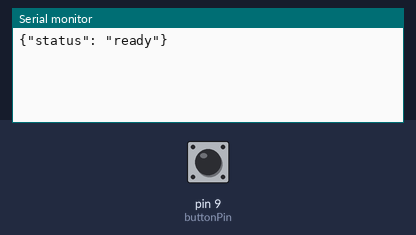
A sketch run on a simulated Arduino Uno, built with avr-gcc and run on an emulated ATmega328P. Shown: the last lines printed to the serial monitor. The test bench sets the inputs (shaded band); at power-on: pin 9 (buttonPin) HIGH.

Above: at 1.2 s.
1.3 s: pin 9 (buttonPin) pulled LOW for 0.15 s
At 1.49 s:
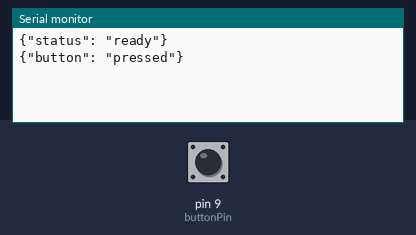
At 2.6 s:
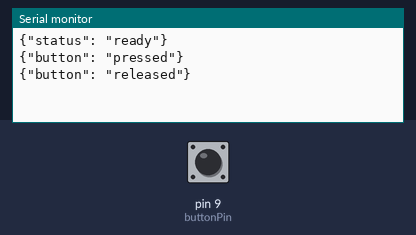

The sketch:

button_controller.ino
```cpp
/*
 * Button Controller for Music-IO
 * Sends button press events via serial
 *
 * Output format: JSON
 * {"button": "pressed"} or {"button": "released"}
 *
 * Upload to Arduino on COM7
 */

const int buttonPin = 9;  // Joystick SW connected to pin 9

int lastButtonState = HIGH;  // Button is active LOW
int currentButtonState = HIGH;
unsigned long lastDebounceTime = 0;
unsigned long debounceDelay = 50;  // 50ms debounce

void setup() {
  Serial.begin(9600);
  pinMode(buttonPin, INPUT_PULLUP);  // Button is active LOW

  Serial.println("{\"status\": \"ready\"}");
}

void loop() {
  int reading = digitalRead(buttonPin);

  // Check if button state changed
  if (reading != lastButtonState) {
    lastDebounceTime = millis();
  }

  // If enough time has passed, update the button state
  if ((millis() - lastDebounceTime) > debounceDelay) {
    // If state has changed
    if (reading != currentButtonState) {
      currentButtonState = reading;

      // Send event when button is pressed (LOW)
      if (currentButtonState == LOW) {
        Serial.println("{\"button\": \"pressed\"}");
      } else {
        Serial.println("{\"button\": \"released\"}");
      }
    }
  }

  lastButtonState = reading;
  delay(10);  // Small delay to reduce CPU usage
}
```

Measured:
- after the input at 1.3 s, the serial monitor: prints a new line after 0.06 s (image 1)
